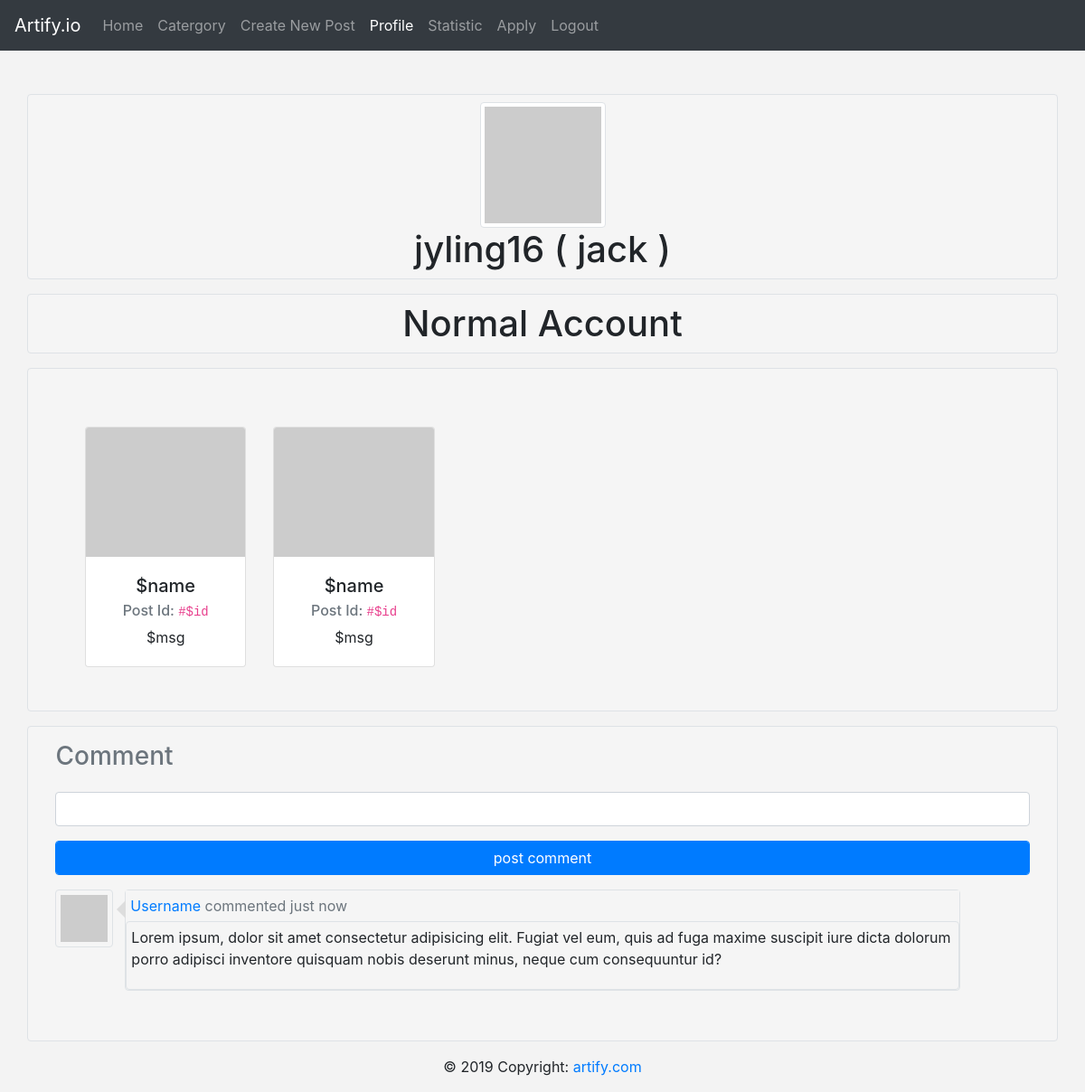
Page /oop/public/viewProfile.php (signed in) on the committed database.
### tables this page shows
CREATE TABLE `usr` (
  `usr_id` int(11) NOT NULL,
  `usrnm` varchar(32) NOT NULL,
  `pwd` varchar(64) NOT NULL,
  `nickname` varchar(32) NOT NULL,
  `email` varchar(64) NOT NULL,
  `joined` datetime NOT NULL,
  `score` double NOT NULL
);

CREATE TABLE `usr_group` (
  `usr_id` int(11) NOT NULL,
  `permission` text NOT NULL
);

### oop/factory/Reader.php (called while the page is built, shortened)
<?php
class Reader{
  private $_file = '',
          $_result = '',
          $_err = array();
  private function Retrive($name,$param) {
    if (file_exists($name) && strlen($param) > 0) {
      $fstream = fopen($name, "r") or $this->writeError("Failed to Open File");
    switch (strtolower($param[0])) {
      case 'f':
          $this->_file = self::readWhole($fstream,$name);
        break;
      }
      return $this->_file;
    }
    else {
      $this->writeError('File not exist or no params');
    }
  }
  public function success(){
    return (empty($this->error))? true : false;
  }
  public function modify($param = array()){
    $this->_result = (empty($this->_file))? '' : $this->_file;
    if (!empty($this->_file)) {
      foreach ($param as $key => $value) {
      $this->_result = str_replace($key,$value,$this->_result);
      }
    }
    return $this->_result;
  }
  private function readWhole($myfile,$name) {
    return fread($myfile,filesize($name));
  }
}

### oop/factory/Settings.php (called while the page is built)
<?php
class Settings {
  public static function get($path = null) {
    if ($path) {
      $prefix = $GLOBALS['settings'];
      $path = explode(">",$path);
      foreach ($path as $key) {
        if (isset($prefix[$key])) {
          $prefix = $prefix[$key];
        }
        else {
          return false;
        }
      }
      return $prefix;
    }
  }
}

### oop/factory/Session.php (called while the page is built, shortened)
<?php
class Session {
  public static function get($name) {
    if (isset($_SESSION[$name])) {
      return $_SESSION[$name];
    }
    else {
      return '';
    }
  }
}

### oop/factory/DB.php (called while the page is built, shortened)
<?php
class DB {
  private static $conn = NULL;
  private $_pdo,
          $_query,
          $_err = false,
          $_output,
          $_count = 0;
  private function __construct(){
    try {
      $Sets = new Settings();
      $host = $Sets->get('sql>host');
      $usr = $Sets->get('sql>dbusr');
      $dbname = $Sets->get('sql>dbnm');
      $pass = $Sets->get('sql>pwd');
      $this->_pdo = new PDO("mysql:host=$host;dbname=$dbname",$usr, $pass);
      $this->_pdo->setAttribute(PDO::ATTR_EMULATE_PREPARES, false);
      $this->_pdo->setAttribute(PDO::ATTR_ERRMODE, PDO::ERRMODE_EXCEPTION);
    } catch (PDOException $e) {
      die($e->getMessage());
    }
  }
  public static function Run(){
    if (!isset(self::$conn)) {
      self::$conn = new DB();
    }
      return self::$conn;
  }
  public function doThis($condition,$table,$terms = array()) {
    if (count($terms) === 3) {
      $WHITELIST = array('=','<','>','>=','<=');
      $allowed = $WHITELIST;
      $term = $terms[0];
      $operator = $terms[1];
      $val = $terms[2];
      if (in_array($operator, $allowed)) {
        $sql = "$condition FROM `$table` WHERE `$term` $operator ?";
        if (!$this->query($sql,array($val))->error()) {
          return $this;
        }
      }
    }
  }
  public function get($table,$condition = array()) {
    return $this->doThis('SELECT *', $table, $condition);
  }
  public function getResult(){
    return $this->_output;
  }
  public function query($sql,$param = array()) {
    $this->_err = false;
    if ($this->_query = $this->_pdo->prepare($sql)) {
      if (count($param)) {
        $counter = 1;
        foreach ($param as $key) {
          $this->_query->bindValue($counter,$key);
          $counter++;
        }
      }
      if ($this->_query->execute()) {
        $this->_output = $this->_query->fetchALL(PDO::FETCH_OBJ);
        $this->_count = $this->_query->rowCount();
      }
      else {
        $this->_err = true;
      }
    }
    return $this;
  }
  public function error(){
    return $this->_err;
  }
  public function getCount(){
    return $this->_count;
  }
}
?>

### oop/factory/user.php (called while the page is built, shortened)
<?php
class User {
  private $_db,
          $_data,
          $_isLoggedIn,
          $_cookieName,
          $_roles = array(
            'normal' => 'Normal Account',
            'mod' => 'Moderator',
            'admin' => 'Admin'
          );
  public function __construct($user = null)
  {
    if ($user == null) {
        $id = Session::get('id');
        if ($this->find($id)) {
          $this->_isLoggedIn = true;
        }
    } else {
      return $this->find($user);
    }
  }
  public function getRole($usr = null) {
    if ($usr == null) {
      if(Session::exist('id')) {
        $id = Session::get('id');
        if($this->find($id)){
          DB::run()->get('usr_group',array('usr_id','=',"$id"));
          $data = DB::run()->getResult()[0];
          $role = json_decode($data->permission)->usr->accType;
          if(array_key_exists($role,$this->_roles)) {
            return $this->_roles[$role];
          }
          else {
            return 'unknown';
          }
          }
      }
    }
    elseif($usr !== null) {
      if($this->find($usr)){
        DB::run()->get('usr_group',array('usr_id','=',"$usr"));
        $data = DB::run()->getResult()[0];
        $role = json_decode($data->permission)->usr->accType;
        if(array_key_exists($role,$this->_roles)) {
          return $this->_roles[$role];
        }
        else {
          return 'unknown';
        }
      }
    }
  }
  public function find($term = null) {
    if (is_numeric($term)) {
      $data = DB::run()->get('usr', array('usr_id','=',$term));
    }
    else {
      $data = DB::run()->get('usr', array('usrnm','=',$term));
    }
    if ($data->getCount()) {
      $this->_data = $data->getResult()[0];
      return true;
    }
    return false;
  }
  public function getData(){
      return $this->_data;
  }
}

### oop/public/viewProfile.php (the view, shortened to what this page needs)
<?php
Page::addNav();
$id = null;
if(Input::has('user')) {
  if (Input::get('user') == Session::get('id')) {
    Page::redirect($_SERVER['PHP_SELF']);
  }
  $id = Input::get('user');
  $temp = new User($id);
  if (!$temp->find($id)) {
    Page::redirect($_SERVER['PHP_SELF']);
  }
}
else {
  $id = Session::get('id');
}
$user = new User($id);
$detail = $user->getData();
?>
<div class="container mt-sm-5 border rounded" style='background: #f5f5f5'>
    <div class="box text-center">
            <img class='img-thumbnail mt-sm-2' src="https://placeimg.com/129/129/any" alt="">
            <h1 id='profile-usrname'><?php echo $detail->usrnm . "  (  $detail->nickname  )"?></h1>
    </div>
</div>
<?php
$role = $user->getRole($id);
echo <<<end
<div class="container mt-sm-3 border rounded" style='background: #f5f5f5'>
    <h1 class='m-sm-2 text-center'>$role</h1>
</div>
end;
?>
<div class="container mt-sm-3 border rounded" style='background: #f5f5f5'>
    <div class="box text-center m-sm-5 mt-sm-2">
        <div class="card-deck">
            <div class="card mt-sm-3" style="width: 18rem;">
                <a class="achor-card" href="message_id">
                    <img class="card-img-top image-fluid" src="https://placeimg.com/140/480" width='190' height='142.5' alt="Card image cap">
                    <div class="card-body">
                    <h5 class="card-title" data-toggle="tooltip" data-placement="top" title="$fname">$name</h5>
                    <h6 class="card-subtitle mb-2 text-muted">Post Id: <code>#$id</code></h6>
                    <p class="card-text">$msg</p>
                    </div>
                </a>
            </div>
            <div class="card mt-sm-3" style="width: 18rem;">
                <a class="achor-card" href="message_id">
                    <img class="card-img-top image-fluid" src="https://placeimg.com/140/480" width='190' height='142.5' alt="Card image cap">
                    <div class="card-body">
                    <h5 class="card-title" data-toggle="tooltip" data-placement="top" title="$fname">$name</h5>
                    <h6 class="card-subtitle mb-2 text-muted">Post Id: <code>#$id</code></h6>
                    <p class="card-text">$msg</p>
                    </div>
                </a>
            </div>
        </div>
    </div>
</div>
<div class="container mt-sm-3 border rounded" style='background: #f5f5f5'>
    <h3 class='view-post-comment mt-sm-3 text-muted'>Comment</h3>
        <div class="container">
            <form action="<?php $_SERVER['PHP_SELF'] ?>" method="post">
                    <div class="form-group">
                        <input class='form-control' name='comment'  type="text">
                    </div>
                    <div class="form-group">
                        <input class='form-control btn btn-primary' type="submit" value='post comment'>
                    </div>
            </form>
        </div>
    <div class="container mt-sm-3" style="margin-bottom: 5%;">
            <div class="comment-wrapper">
                <div class="row">
                        <div class="col-sm-1">
                                <div class="thumbnail">
                                <img class="img-responsive user-photo  border rounded" src="https://placeimg.com/64/64/any" width='64' height='64'>
                                </div>
                        </div>
                        <div class="col-sm-10 comment-content border rounded" style='padding:0'>
                            <div class="row-sm-1 comment-head">
                                <a href="">Username</a> <span class='text-muted'>commented just now</span>
                            </div>
                            <div class="comment-body border rounded">
                                <p>Lorem ipsum, dolor sit amet consectetur adipisicing elit. Fugiat vel eum, quis ad fuga maxime suscipit iure dicta dolorum porro adipisci inventore quisquam nobis deserunt minus, neque cum consequuntur id?</p>
                            </div>
                        </div>
                    </div>
            </div>
        </div>
</div>

### oop/factory/Page.php (shortened to what this page needs)
<?php
class Page{
  public static function addHead() {
    $read = new Reader();
    $read->read('header.txt');
    if ($read->success()) {
      echo $read->modify(array(
        '$pageName' => self::getPageName(),
        '$cssOrigin' => Settings::get('css>source')
      ));
    }
  }
  public static function addFoot() {
    $read = new Reader();
    $read->read('footer.txt');
    if ($read->success()) {
      echo $read->modify();
    }
  }
  public static function getPageName(){
    $a = Settings::get('nav>items');
    foreach ($a as $key => $value) {
      $lookup[$value['file']] = $key;
    }
      $pageName = $lookup[lcfirst(self::pageFile())];
    return $pageName;
  }
  public static function pageFile(){
    return basename($_SERVER['SCRIPT_NAME']);
  }
  public static function addNav() {
    $path = new Settings();
    $content = $path->get('nav>items');
    $user = new User();
    echo "<nav class='navbar navbar-expand-sm bg-dark navbar-dark'>";
    echo "<ul class='navbar-nav'> <a class='navbar-brand' href='" . $path->get('nav>brand>url') . "'>".$path->get('nav>brand>title')."</a>";
    foreach ($content as $key => $link) {
      if (isset($link['showOnLogin'])) {
        if (
          (!$user->getLogin()
          &&
          $link['showOnLogin'] == 1)
          ||
          ($user->getLogin()
          &&
          $link['showOnLogin'] == 0)) {
          continue;
        }
      }
      elseif(isset($link['visible'])) {
        if ($link['visible'] == false) {
          continue;
        }
      }
      if (self::pageFile() !== $link['file']) {
        echo <<<nav
        <li class="nav-item">
        <a class="nav-link" href="$link[file]">$key</a>
        </li>
nav;
      }
      else {
        echo <<<nav
        <li class="nav-item">
        <a class="nav-link active" href="#" disabled>$key <span class="sr-only">(current)</span></a>
        </li>
nav;
      }
    }
    echo "</ul>";
    echo "</nav>";
  }
}

### oop/css/master.css (style rules this page uses)
.card-img-top { width: 100%; object-fit: cover; }
.view-post-comment { margin-left: 1.4%; margin-top: 1%; margin-bottom: 2%; }
.comment-head, .comment-body { padding: 5px; }
body { background: #f3f3f3; }
.comment-head { background: #f5f5f5; }
.user-photo { padding: 5px; }
.comment-head::before { position: absolute; top: 11px; left: -20px; right: 100%; width: 0; height: 0; display: block; content: " "; border-color: transparent; border-width: 10px; border-right-color: #ddd; border-style: solid solid outset; pointer-events: none; }
a.achor-card, a.achor-card:hover { color: inherit; text-decoration: none; }
@media (min-width: 576px) { .card-deck .card { -webkit-box-flex: 0; -ms-flex: 0 0 calc(50% - 30px); flex: 0 0 calc(50% - 30px); } }
@media (min-width: 768px) { .card-deck .card { -webkit-box-flex: 0; -ms-flex: 0 0 calc(33.3333333333% - 30px); flex: 0 0 calc(33.3333333333% - 30px); } }
@media (min-width: 992px) { .card-deck .card { -webkit-box-flex: 0; -ms-flex: 0 0 calc(25% - 30px); flex: 0 0 calc(25% - 30px); } }
@media (min-width: 1200px) { .card-deck .card { -webkit-box-flex: 0; -ms-flex: 0 0 calc(20% - 30px); flex: 0 0 calc(20% - 30px); } }

### rows in the picture
usr: usrnm "jyling16", nickname "jack"
usr_group: permission "Normal Account"

### other values in the picture
$path->get('nav>brand>title') "Artify.io"
$key "Home"
$key "Catergory"
$key "Create New Post"
$key "Profile"
$key "Statistic"
$key "Apply"
$key "Logout"
$read->modify() "© 2019 Copyright: artify.com"
